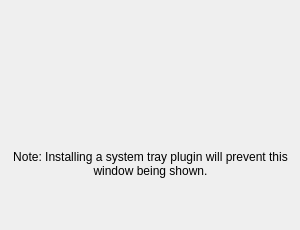
<?xml version="1.0" encoding="UTF-8"?>
<ui version="4.0">
 <class>FloatingWindow</class>
 <widget class="QMainWindow" name="FloatingWindow">
  <property name="geometry">
   <rect>
    <x>0</x>
    <y>0</y>
    <width>300</width>
    <height>230</height>
   </rect>
  </property>
  <property name="sizePolicy">
   <sizepolicy hsizetype="Fixed" vsizetype="Preferred">
    <horstretch>0</horstretch>
    <verstretch>0</verstretch>
   </sizepolicy>
  </property>
  <property name="windowTitle">
   <string>MainWindow</string>
  </property>
  <widget class="QWidget" name="centralwidget">
   <widget class="QWidget" name="verticalLayoutWidget">
    <property name="geometry">
     <rect>
      <x>10</x>
      <y>10</y>
      <width>281</width>
      <height>201</height>
     </rect>
    </property>
    <layout class="QVBoxLayout" name="verticalLayout">
     <item>
      <layout class="QHBoxLayout" name="horizontalLayout_2">
       <item>
        <spacer name="horizontalSpacer_2">
         <property name="orientation">
          <enum>Qt::Horizontal</enum>
         </property>
         <property name="sizeHint" stdset="0">
          <size>
           <width>40</width>
           <height>20</height>
          </size>
         </property>
        </spacer>
       </item>
       <item>
        <widget class="QLabel" name="label">
         <property name="minimumSize">
          <size>
           <width>100</width>
           <height>100</height>
          </size>
         </property>
         <property name="maximumSize">
          <size>
           <width>100</width>
           <height>100</height>
          </size>
         </property>
         <property name="styleSheet">
          <string notr="true">border-image:url(&quot;:pgAdmin4.png&quot;);</string>
         </property>
         <property name="text">
          <string/>
         </property>
         <property name="scaledContents">
          <bool>true</bool>
         </property>
        </widget>
       </item>
       <item>
        <spacer name="horizontalSpacer">
         <property name="orientation">
          <enum>Qt::Horizontal</enum>
         </property>
         <property name="sizeHint" stdset="0">
          <size>
           <width>40</width>
           <height>20</height>
          </size>
         </property>
        </spacer>
       </item>
      </layout>
     </item>
     <item>
      <layout class="QHBoxLayout" name="horizontalLayout">
       <item>
        <spacer name="horizontalSpacer_4">
         <property name="orientation">
          <enum>Qt::Horizontal</enum>
         </property>
         <property name="sizeHint" stdset="0">
          <size>
           <width>40</width>
           <height>20</height>
          </size>
         </property>
        </spacer>
       </item>
       <item>
        <widget class="QLabel" name="label_2">
         <property name="sizePolicy">
          <sizepolicy hsizetype="Minimum" vsizetype="Minimum">
           <horstretch>0</horstretch>
           <verstretch>0</verstretch>
          </sizepolicy>
         </property>
         <property name="maximumSize">
          <size>
           <width>16777215</width>
           <height>16777215</height>
          </size>
         </property>
         <property name="layoutDirection">
          <enum>Qt::LeftToRight</enum>
         </property>
         <property name="text">
          <string>Note: Installing a system tray plugin will prevent this window being shown.</string>
         </property>
         <property name="textFormat">
          <enum>Qt::AutoText</enum>
         </property>
         <property name="alignment">
          <set>Qt::AlignCenter</set>
         </property>
         <property name="wordWrap">
          <bool>true</bool>
         </property>
        </widget>
       </item>
       <item>
        <spacer name="horizontalSpacer_3">
         <property name="orientation">
          <enum>Qt::Horizontal</enum>
         </property>
         <property name="sizeHint" stdset="0">
          <size>
           <width>40</width>
           <height>20</height>
          </size>
         </property>
        </spacer>
       </item>
      </layout>
     </item>
    </layout>
   </widget>
  </widget>
 </widget>
 <resources/>
 <connections/>
</ui>
